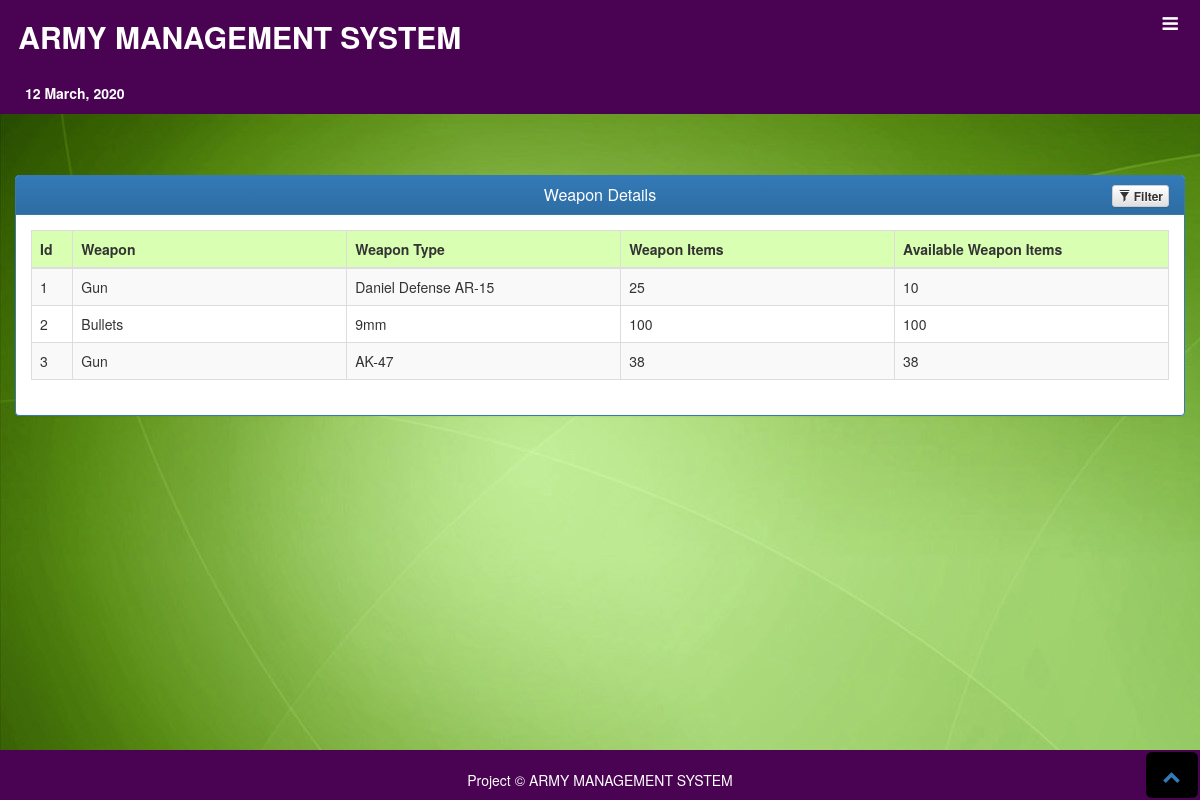
/viewweapons.php (signed in), run on the app's committed database.
### tables this page shows
CREATE TABLE `weapondetails` (
  `id` int(11) NOT NULL,
  `teamid` int(11) NOT NULL,
  `weaponid` int(11) NOT NULL,
  `weapontypeid` int(11) NOT NULL,
  `weaponsitems` int(11) NOT NULL,
  `avlweaponsitems` int(11) NOT NULL
);

CREATE TABLE `weapon` (
  `id` int(11) NOT NULL,
  `weaponcategory` varchar(100) NOT NULL
);

CREATE TABLE `weapontype` (
  `id` int(11) NOT NULL,
  `weaponid` int(11) NOT NULL,
  `weapontype` varchar(100) NOT NULL,
  `weapontypedesc` longtext NOT NULL
);

### viewweapons.php (the view, shortened to what this page needs)
<!DOCTYPE html>
<html>
<head>
<link rel="stylesheet" type="text/css" href="css/bootstrap.css" />
<link rel="stylesheet" type="text/css" href="css/font-awesome.css"/>
<link rel="stylesheet" type="text/css" href="css/bootstrap-theme.css"/>
<link rel="stylesheet" type="text/css" href="css/bootstrap-theme.css"/>
<link rel="stylesheet" type="text/css" href="css/jquery-ui.css"/>
<link rel="stylesheet" type="text/css" href="css/style/style1.css"/>
</head>
<?php include "chiefmenu.php"; ?>
<body>
<div class="container-fluid">
<div class="row">
<div class="col-xs-12 col-sm-12">
<br><br><br><br><br><br><br><br>
<div id="viewweapon">
<div id="row">
<div class="table-responsive">
   <div class="panel panel-primary filterable">
     <div class="panel-heading"><center><h3 class="panel-title">Weapon Details</h3></center>
       <div class="pull-right">
          <button class="btn btn-default btn-xs btn-filter"><strong><span class="glyphicon glyphicon-filter"></span> Filter</strong></button>
       </div>
      </div>
      <div class="panel-body filtertable">
          <table class="table table-striped table-bordered">
          <thead>
          <tr class="filters">
          <th>Id</th>
          <th><input type="text" class="form-control" placeholder="Weapon" disabled></th>
          <th><input type="text" class="form-control" placeholder="Weapon Type" disabled></th>
          <th><input type="text" class="form-control" placeholder="Weapon Items" disabled></th>
          <th><input type="text" class="form-control" placeholder="Available Weapon Items" disabled></th>
          </tr>
          </thead>
          <tbody>
          <?php
     include "connection.php";
    $sql = "SELECT d.id, w.weaponcategory, p.weapontype, d.weaponsitems, d.avlweaponsitems FROM weapondetails d, weapon w, weapontype p, team t WHERE d.teamid=t.id AND d.weaponid=w.id AND d.weapontypeid=p.id AND t.teamlead='$email'";
    if($result = mysqli_query($db, $sql)){
        if(mysqli_num_rows($result) > 0){
            while($row = mysqli_fetch_array($result)){
                echo "<tr>";
                    echo "<td>" . $row['id'] . "</td>";
                    echo "<td>" . $row['weaponcategory'] . "</td>";
                    echo "<td>" . $row['weapontype'] . "</td>";
                    echo "<td>" . $row['weaponsitems'] . "</td>";
                    echo "<td>" . $row['avlweaponsitems'] . "</td>";
                echo "</tr>";
            }
        } else{
            echo "<center>Records not available.</center>";
        }
    } else{
        echo "ERROR: Could not able to execute $sql. " . mysqli_error($db);
    }
    ?>
  </tbody>
  </table>
  </div>
  </div>
</div>
</div>
</div>
</div>
</div>
</div>
<?php include "footer.php"; ?>
</body>
</html>

### css/style/style1.css (style rules this page uses)
body { width: 100%; height: 100%; font-family: "Source Sans Pro", "Helvetica Neue", Helvetica, Arial, sans-serif; overflow-x: hidden; }
html { width: 100%; height: 100%; }
table tr th { background-color:#d9ffb3; }
.filterable { margin-top: 15px; }
.filterable .panel-heading .pull-right { margin-top: -20px; }
.filterable .filters input[disabled] { background-color: transparent; border: none; cursor: auto; box-shadow: none; padding: 0; height: auto; }

### viewweapons.php (style rules this page uses)
body { background-image: url('Images/b19.jpg'); }

### data on the page
weapondetails: id "1", weaponid.weaponcategory "Gun", weapontypeid.weapontype "Daniel Defense AR-15", weaponsitems "25", avlweaponsitems "10"
weapondetails: id "2", weaponid.weaponcategory "Bullets", weapontypeid.weapontype "9mm", weaponsitems "100", avlweaponsitems "100"
weapondetails: id "3", weaponid.weaponcategory "Gun", weapontypeid.weapontype "AK-47", weaponsitems "38", avlweaponsitems "38"
